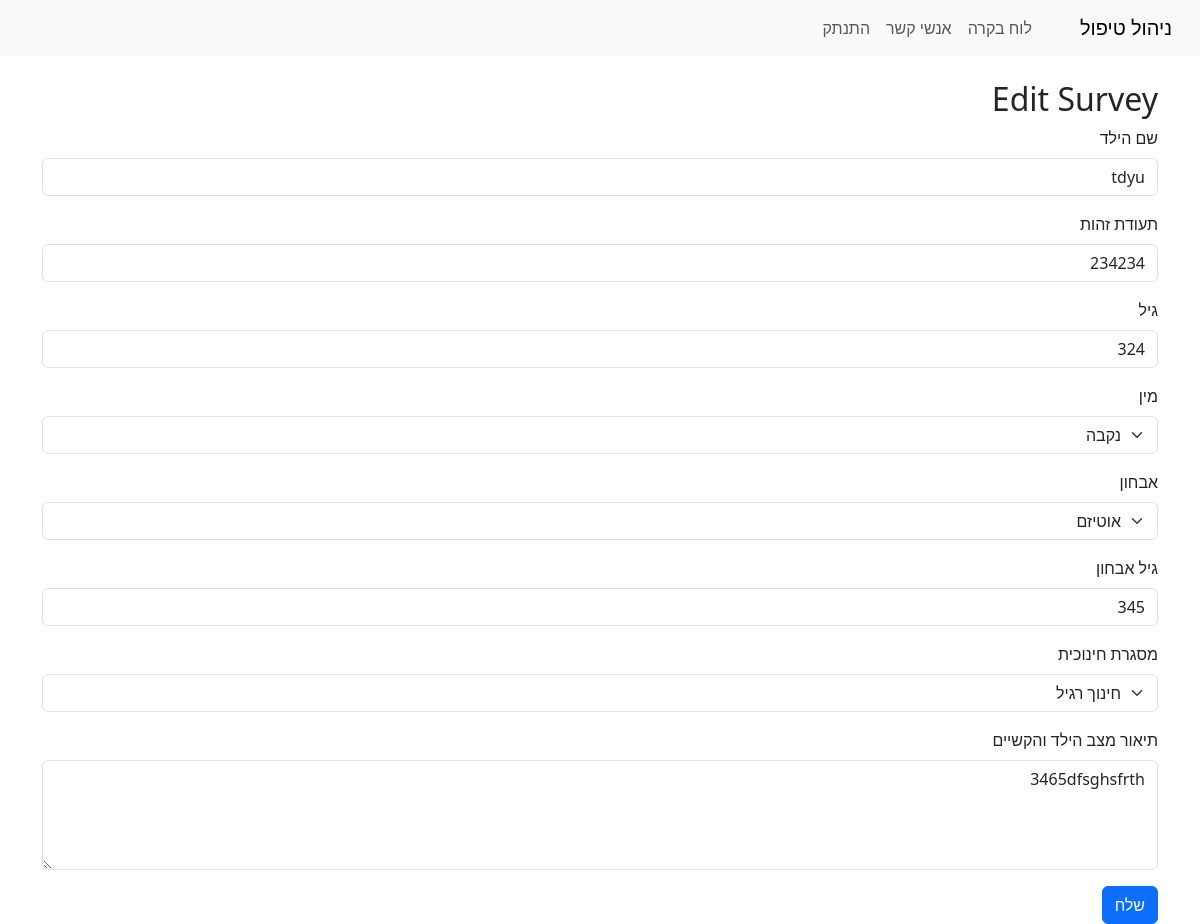
The page /edit_survey/1 (signed in) on the database as committed earlier.
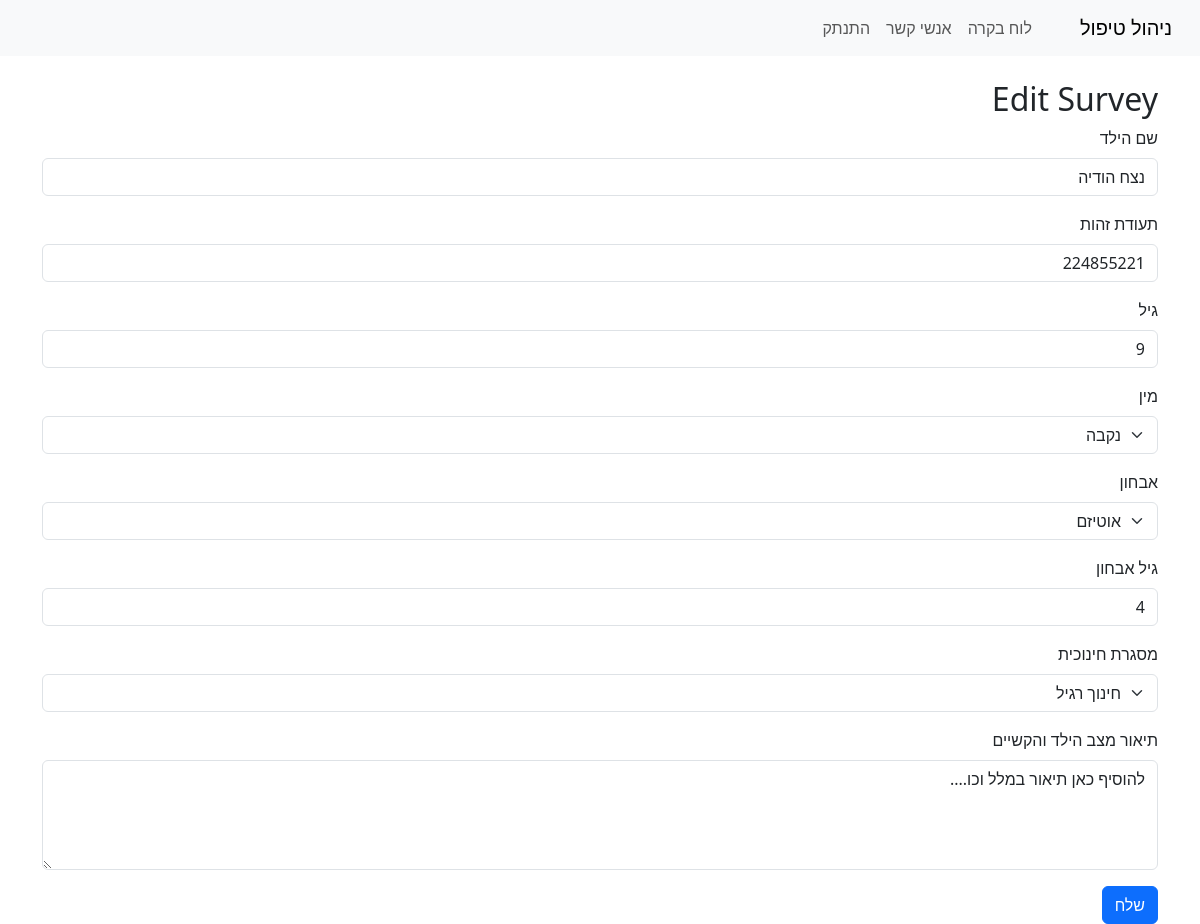
The same page on the database as committed later.
### APP.py (models this page shows)
class Survey(db.Model):
    id = db.Column(db.Integer, primary_key=True)
    user_id = db.Column(db.Integer, db.ForeignKey('user.id'), nullable=False)
    child_name = db.Column(db.String(150), nullable=False)
    child_id = db.Column(db.String(20), nullable=False)
    age = db.Column(db.Integer, nullable=False)
    gender = db.Column(db.String(10), nullable=False)
    diagnosis = db.Column(db.String(150), nullable=False)
    diagnosis_age = db.Column(db.Integer, nullable=False)
    educational_framework = db.Column(db.String(150), nullable=False)
    description = db.Column(db.Text, nullable=True)

### APP.py (the view, shortened to what this page needs)
@app.route('/edit_survey/<int:survey_id>', methods=['GET', 'POST'])
@login_required
def edit_survey(survey_id):
    survey = Survey.query.filter_by(id=survey_id, user_id=current_user.id).first()
    if not survey:
        flash('Survey not found or you do not have permission to edit it.')
        return redirect(url_for('dashboard'))
    return render_template('survey.html', title="Edit Survey", survey=survey)

### APP.py (called while the page is built)
@login_manager.user_loader
def load_user(user_id):
    return User.query.get(int(user_id))

### templates/survey.html (shortened to what this page needs)
{% extends "base.html" %}
{% block content %}
<h2>{{ title }}</h2>
<form method="POST" action="">
    <div class="mb-3">
        <label for="child_name" class="form-label">שם הילד</label>
        <input type="text" class="form-control" id="child_name" name="child_name" value="{{ survey.child_name if survey else '' }}" required>
    </div>
    <div class="mb-3">
        <label for="child_id" class="form-label">תעודת זהות</label>
        <input type="text" class="form-control" id="child_id" name="child_id" value="{{ survey.child_id if survey else '' }}" required>
    </div>
    <div class="mb-3">
        <label for="age" class="form-label">גיל</label>
        <input type="number" class="form-control" id="age" name="age" value="{{ survey.age if survey else '' }}" required>
    </div>
    <div class="mb-3">
        <label for="gender" class="form-label">מין</label>
        <select class="form-select" id="gender" name="gender" required>
            <option value="Female" {% if survey and survey.gender == 'Female' %}selected{% endif %}>נקבה</option>
        </select>
    </div>
    <div class="mb-3">
        <label for="diagnosis" class="form-label">אבחון</label>
        <select class="form-select" id="diagnosis" name="diagnosis" required>
            <option value="Autism" {% if survey and survey.diagnosis == 'Autism' %}selected{% endif %}>אוטיזם</option>
        </select>
    </div>
    <div class="mb-3">
        <label for="diagnosis_age" class="form-label">גיל אבחון</label>
        <input type="number" class="form-control" id="diagnosis_age" name="diagnosis_age" value="{{ survey.diagnosis_age if survey else '' }}" required>
    </div>
    <div class="mb-3">
        <label for="educational_framework" class="form-label">מסגרת חינוכית</label>
        <select class="form-select" id="educational_framework" name="educational_framework" required>
            <option value="Mainstream" {% if survey and survey.educational_framework == 'Mainstream' %}selected{% endif %}>חינוך רגיל</option>
        </select>
    </div>
    <div class="mb-3">
        <label for="description" class="form-label">תיאור מצב הילד והקשיים</label>
        <textarea class="form-control" id="description" name="description" rows="4">{{ survey.description if survey else '' }}</textarea>
    </div>
    <button type="submit" class="btn btn-primary">שלח</button>
</form>
{% endblock %}

### templates/base.html (shortened to what this page needs)
<!DOCTYPE html>
<html lang="he" dir="rtl">
<head>
    <link href="https://cdn.jsdelivr.net/npm/bootstrap@5.3.0-alpha1/dist/css/bootstrap.min.css" rel="stylesheet">
</head>
<body>
    <nav class="navbar navbar-expand-lg navbar-light bg-light">
        <div class="container-fluid">
            <a class="navbar-brand" href="{{ url_for('index') }}">ניהול טיפול</a>
            <div class="collapse navbar-collapse">
                <ul class="navbar-nav ms-auto">
                    {% if current_user.is_authenticated %}
                        <li class="nav-item"><a class="nav-link" href="{{ url_for('dashboard') }}">לוח בקרה</a></li>
                        <li class="nav-item"><a class="nav-link" href="{{ url_for('contacts_page') }}">אנשי קשר</a></li>
                        <li class="nav-item"><a class="nav-link" href="{{ url_for('logout') }}">התנתק</a></li>
                    {% else %}
                        <li class="nav-item"><a class="nav-link" href="{{ url_for('login') }}">התחבר</a></li>
                        <li class="nav-item"><a class="nav-link" href="{{ url_for('signup') }}">הרשמה</a></li>
                    {% endif %}
                </ul>
            </div>
        </div>
    </nav>
    <div class="container mt-4">
        {% block content %}{% endblock %}
    </div>
</body>
</html>

### templates/base.html (style rules this page uses)
body { direction: rtl; text-align: right; }
.form-label { float: right; }

Rows that differ between the two databases and show on the page:
changed Survey "נקבה": child_name "tdyu" → "נצח הודיה"; child_id "234234" → "224855221"; age "324" → "9"; diagnosis_age "345" → "4"; description "3465dfsghsfrth" → "להוסיף כאן תיאור במלל וכו...."
